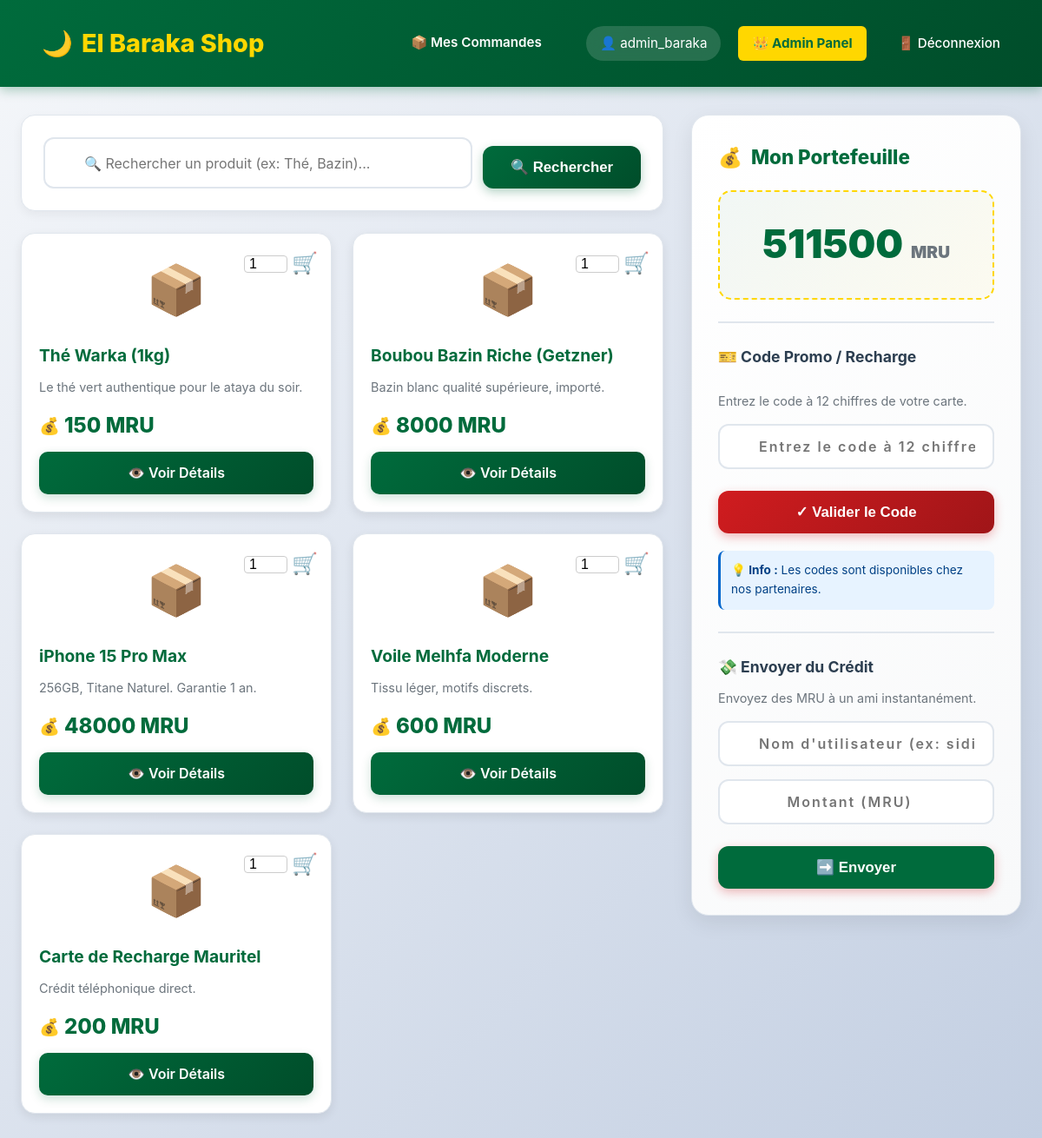
Page / (signed in) on the earlier database version.
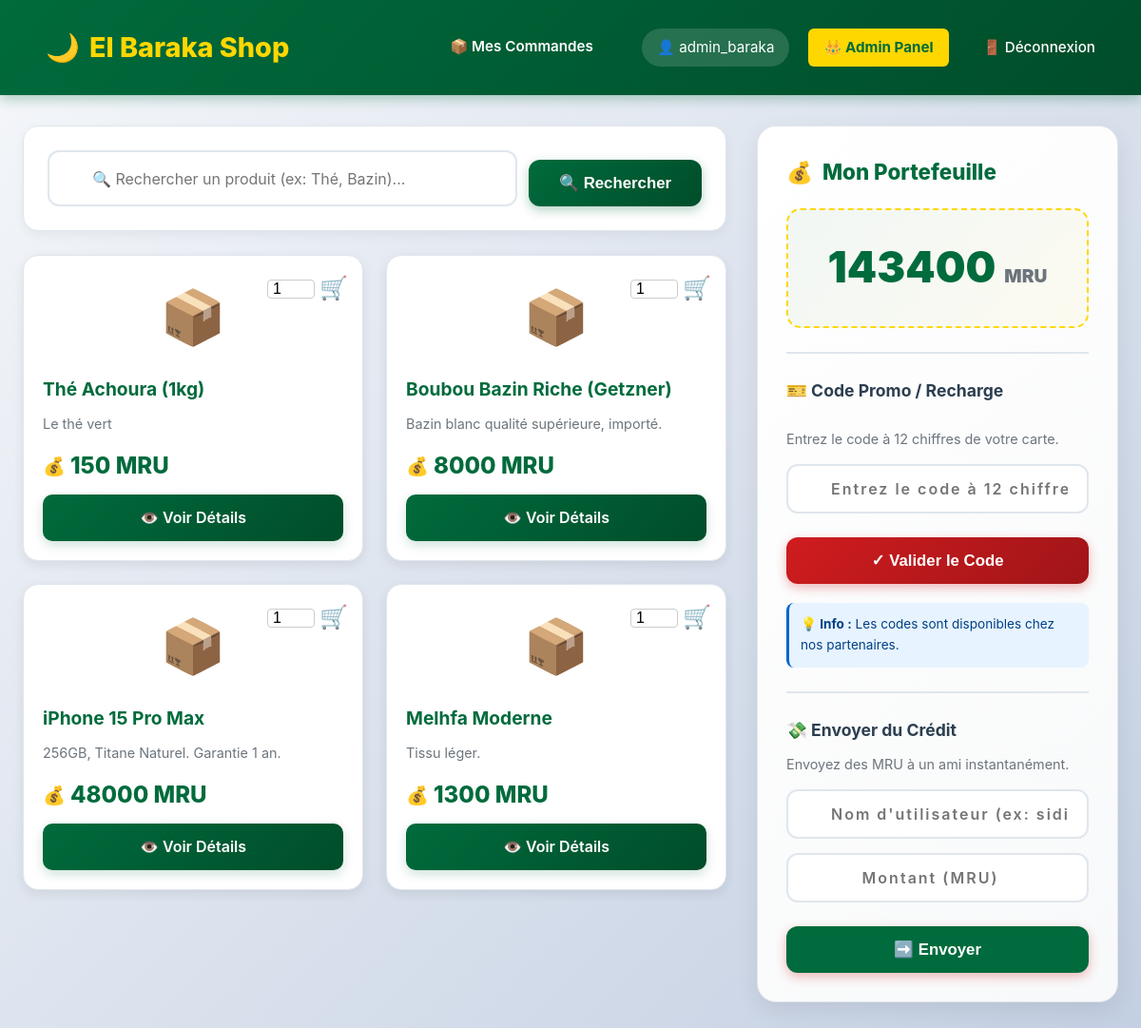
Same page on the later database version.
### tables this page shows
CREATE TABLE utilisateurs (
            id INTEGER PRIMARY KEY AUTOINCREMENT,
            username TEXT NOT NULL UNIQUE,
            password TEXT NOT NULL,
            telephone TEXT,
            adresse TEXT,
            est_admin BOOLEAN DEFAULT 0,
            solde_mru DECIMAL(10, 2) DEFAULT 0.00
        );

CREATE TABLE produits (
            id INTEGER PRIMARY KEY AUTOINCREMENT,
            nom TEXT NOT NULL,
            description TEXT,
            prix DECIMAL(10, 2) NOT NULL,
            quantite INTEGER DEFAULT 10
        );

### app.py (the view)
@app.route('/')
def index():
    if 'user_id' not in session:
        return redirect('/login')
    conn = get_db_connection()
    user = conn.execute("SELECT solde_mru FROM utilisateurs WHERE id = ?", (session['user_id'],)).fetchone()
    if user:
        session['solde_mru'] = user['solde_mru']
    produits = conn.execute("SELECT * FROM produits LIMIT 10").fetchall()
    conn.close()
    return render_template('index.html', produits=produits, search_term='')

### app.py (called while the page is built)
def get_db_connection():
    conn = sqlite3.connect('elbaraka.db')
    conn.row_factory = sqlite3.Row
    return conn

### templates/index.html (shortened to what this page needs)
{% extends "base.html" %}
{% block content %}
<div class="main-layout">
    <div>
        <div style="background: white; padding: 25px; border-radius: 16px; margin-bottom: 25px; box-shadow: 0 4px 12px rgba(0,0,0,0.05); border: 1px solid #e0e6ed;">
            <form action="/recherche" method="GET" style="display: flex; gap: 12px; position: relative;">
                <input type="text" name="q" value="{{ search_term }}" placeholder="🔍 Rechercher un produit (ex: Thé, Bazin)..." style="flex: 1;">
                <button type="submit" class="btn-primary" style="width: auto; padding: 14px 32px;">🔍 Rechercher</button>
            </form>
        </div>
        <div class="products-grid">
            {% if produits %}
                {% for p in produits %}
                <div class="card" style="position: relative;">
                  <form action="/acheter/{{ p.id }}" method="POST" style="position: absolute; top: 15px; right: 15px; z-index: 10; display: flex; align-items: center; gap: 5px;">
                     {% if p.quantite > 0 %}
                         <input type="number" name="qty" value="1" style="width: 50px; font-size: 1rem; border: 1px solid #ccc; border-radius: 4px; padding-left: 5px;">
                         <a href="javascript:void(0);"
                            onclick="this.closest('form').submit();"
                            style="text-decoration: none; font-size: 1.5rem; cursor: pointer;"
                            title="Acheter">
                            🛒
                         </a>
                     {% else %}
                         <button disabled class="btn btn-secondary btn-sm" style="font-size: 0.7rem;">Rupture</button>
                     {% endif %}
                 </form>
                    <div>
                        <div style="font-size: 3.5rem; text-align: center; margin-bottom: 15px; filter: grayscale(0.2); transition: all 0.3s ease;">
                            📦
                        </div>
                        <h3>{{ p['nom'] }}</h3>
                        <p style="color: #6c757d; font-size: 0.9rem; line-height: 1.5;">
                            {{ p['description'] }}
                        </p>
                    </div>
                    <div>
                        <div class="price">{{ p['prix'] }} MRU</div>
                        <a href="/produit/{{ p['id'] }}" class="btn-buy" style="display: block; text-align: center; text-decoration: none; color: white;">
                            👁️ Voir Détails
                        </a>
                    </div>
                </div>
                {% endfor %}
            {% endif %}
        </div>
    </div>
    <aside>
        <div class="wallet-card">
            <h3 style="margin-top: 0; color: var(--primary); font-size: 1.4rem; font-weight: 800; display: flex; align-items: center; gap: 10px;">
                <span>💰</span>
                <span>Mon Portefeuille</span>
            </h3>
            <div style="font-size: 2.8rem; font-weight: 900; color: var(--primary); text-align: center; padding: 25px; background: linear-gradient(135deg, rgba(0, 107, 60, 0.05) 0%, rgba(255, 215, 0, 0.05) 100%); border-radius: 15px; margin-bottom: 20px; border: 2px dashed var(--gold);">
                {{ session.get('solde_mru', 0) }} <span style="font-size: 1.2rem; color: #6c757d;">MRU</span>
            </div>
            <hr style="border: 0; border-top: 2px solid #e0e6ed; margin: 25px 0;">
            <h4 style="color: var(--text); margin-bottom: 10px; font-size: 1.1rem; font-weight: 700;">
                🎫 Code Promo / Recharge
            </h4>
            <div id="promo-display" style="color: #006b3c; font-weight: bold; margin-bottom: 10px; min-height: 5px;"></div>
            <p style="font-size: 0.9rem; color: #6c757d; margin-bottom: 15px;">
                Entrez le code à 12 chiffres de votre carte.
            </p>
            <form action="/recharger" method="POST" style="display: flex; flex-direction: column; gap: 15px;">
                <input
                    type="text"
                    name="code_pin"
                    placeholder="Entrez le code à 12 chiffres"
                    maxlength="12"
                    pattern="\d{12}"
                    required
                >
                <button type="submit" class="btn-primary" style="background: linear-gradient(135deg, var(--secondary) 0%, #a01518 100%); box-shadow: 0 4px 12px rgba(208, 28, 31, 0.3);">
                    ✓ Valider le Code
                </button>
            </form>
            <div style="margin-top: 20px; padding: 12px; background: #e7f3ff; border-radius: 8px; border-left: 3px solid #0066cc;">
                <p style="margin: 0; font-size: 0.85rem; color: #004085;">
                    <strong>💡 Info :</strong> Les codes sont disponibles chez nos partenaires.
                </p>
            </div>
            <hr style="border: 0; border-top: 2px solid #e0e6ed; margin: 25px 0;">
            <h4 style="color: var(--text); margin-bottom: 10px; font-size: 1.1rem; font-weight: 700;">
                💸 Envoyer du Crédit
            </h4>
            <p style="font-size: 0.9rem; color: #6c757d; margin-bottom: 15px;">
                Envoyez des MRU à un ami instantanément.
            </p>
            <form action="/transfert" method="POST" style="display: flex; flex-direction: column; gap: 15px;">
                <input
                    type="text"
                    name="destinataire"
                    placeholder="Nom d'utilisateur (ex: sidi_med)"
                    required
                >
                <input
                    type="number"
                    name="montant"
                    placeholder="Montant (MRU)"
                    min="1"
                    required
                >
                <button type="submit" class="btn-primary" style="background: var(--primary);">
                    ➡️ Envoyer
                </button>
            </form>
        </div> </aside>
</div>
{% endblock %}

### templates/base.html (shortened to what this page needs)
<!DOCTYPE html>
<html lang="fr">
<head>
    <link rel="stylesheet" href="{{ url_for('static', filename='style.css') }}">
</head>
<body>
    <nav class="navbar">
        <a href="/" class="brand">
            <span>🌙</span>
            <span>El Baraka Shop</span>
        </a>
        <div class="user-info">
            {% if session.get('user_id') %}
                <a href="/mes-commandes" style="color: white; text-decoration: none; font-weight: 600; margin-right: 15px; border-bottom: 2px solid transparent; transition: all 0.3s;" onmouseover="this.style.borderBottom='2px solid var(--gold)'" onmouseout="this.style.borderBottom='2px solid transparent'">
                    📦 Mes Commandes
                </a>
                <span style="background: rgba(255, 255, 255, 0.15); padding: 8px 16px; border-radius: 20px; backdrop-filter: blur(10px);">
                    👤 {{ session.get('username') }}
                </span>
                {% if session.get('est_admin') %}
                    <a href="/admin/users" style="background: var(--gold); color: var(--primary); font-weight: 700;">
                        👑 Admin Panel
                    </a>
                {% endif %}
                <a href="/logout">🚪 Déconnexion</a>
            {% else %}
                <a href="/login">🔐 Connexion</a>
            {% endif %}
        </div>
    </nav>
    <div class="container">
        {% block content %}{% endblock %}
    </div>
</body>
</html>

Differences in the rows shown:
removed produits: nom "Carte de Recharge Mauritel", description "Crédit téléphonique direct.", prix "200"
changed utilisateurs "admin_baraka": get "511500" → "143400"
changed produits: nom "Thé Warka (1kg)" → "Thé Achoura (1kg)"; description "Le thé vert authentique pour le ataya du soir." → "Le thé vert"
changed produits: nom "Voile Melhfa Moderne" → "Melhfa Moderne"; description "Tissu léger, motifs discrets." → "Tissu léger."; prix "600" → "1300"
